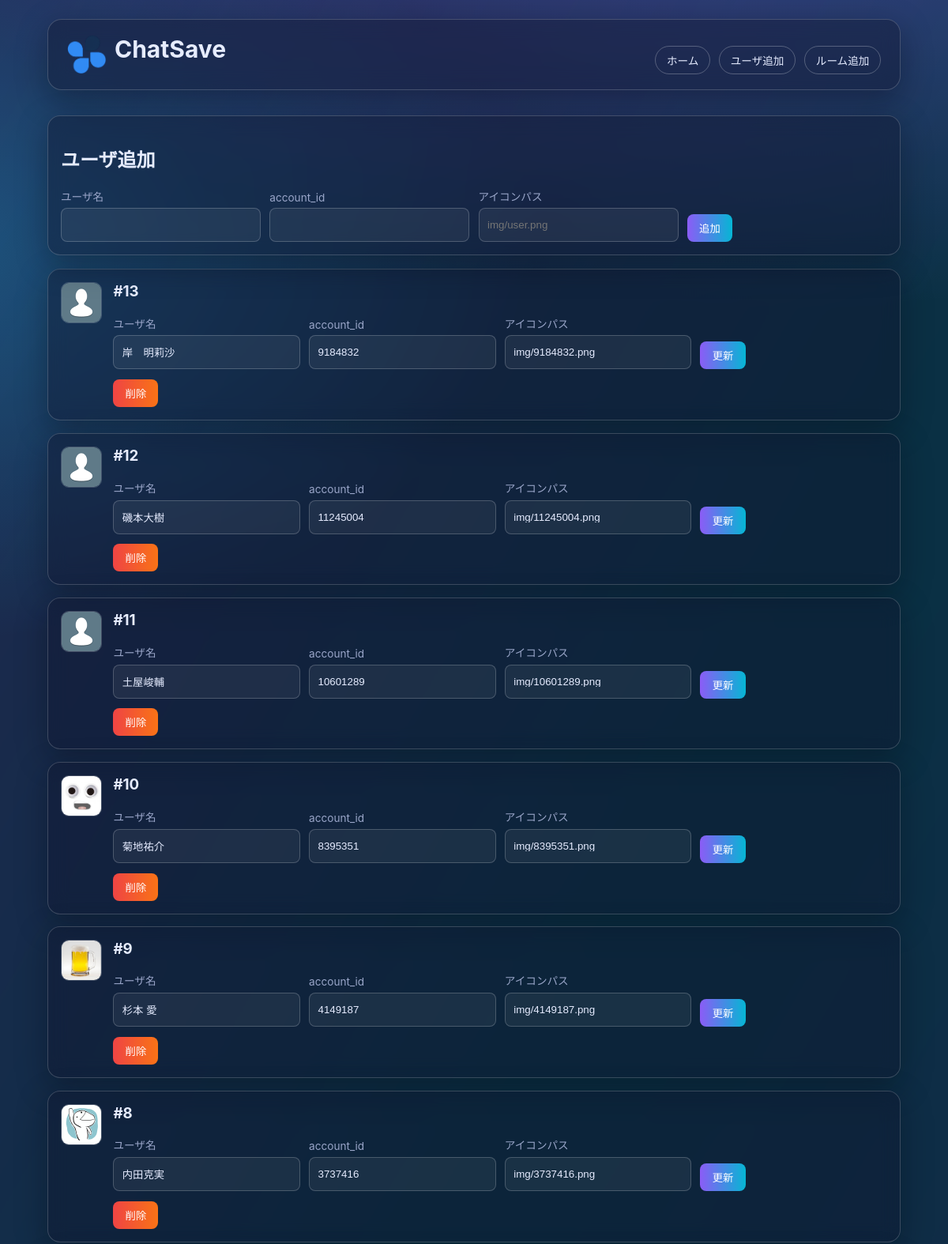
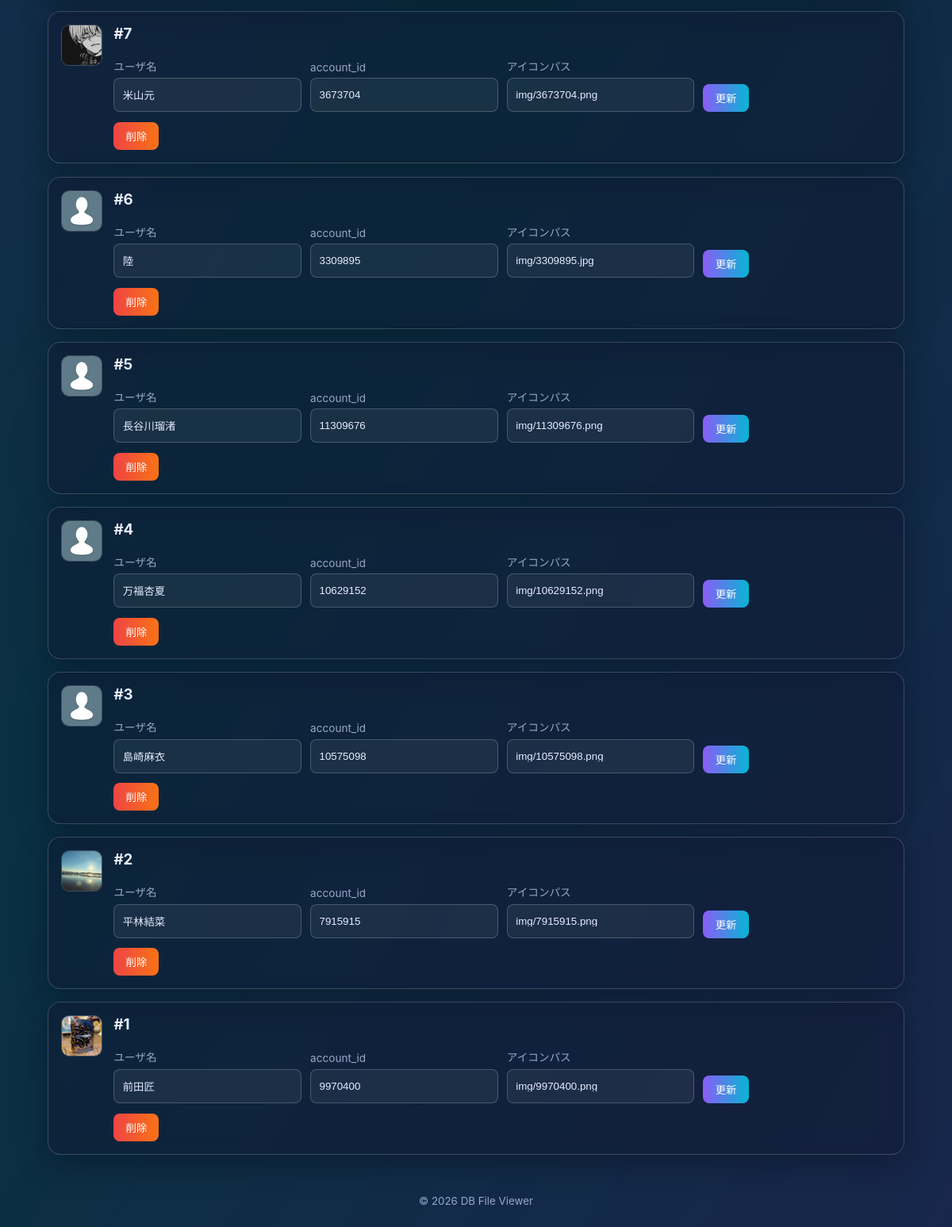
The page /users.php on the database its author committed (2 pictures, top to bottom).
### tables this page shows
CREATE TABLE users (
            id INTEGER PRIMARY KEY AUTOINCREMENT,
            user_name TEXT NOT NULL,
            account_id TEXT NOT NULL,
            user_icon TEXT
        );

### users.php (the view, shortened to what this page needs)
<?php
$pdo = get_db();
$users = $pdo->query('SELECT id, user_name, account_id, user_icon FROM users ORDER BY id DESC')->fetchAll(PDO::FETCH_ASSOC);
include __DIR__ . '/header.php';
?>
<section class="card glass form-card">
  <h2>ユーザ追加</h2>
  <form method="post" class="admin-form horizontal-form">
    <label>ユーザ名<input type="text" name="user_name" required></label>
    <label>account_id<input type="text" name="account_id" required></label>
    <label>アイコンパス<input type="text" name="user_icon" placeholder="img/user.png"></label>
    <button type="submit">追加</button>
  </form>
</section>
<section class="cards" aria-label="ユーザ一覧">
  <?php foreach ($users as $user): ?>
    <article class="card glass card-with-icon">
      <?php if (trim((string)$user['user_icon']) !== ''): ?>
        <img
          class="entity-preview"
          src="<?php echo htmlspecialchars($user['user_icon'], ENT_QUOTES, 'UTF-8'); ?>"
          alt="<?php echo htmlspecialchars($user['user_name'], ENT_QUOTES, 'UTF-8'); ?>"
          onerror="this.onerror=null;this.src='img/noimage.png';"
        >
      <?php endif; ?>
      <div class="card-main">
        <h3>#<?php echo (int)$user['id']; ?></h3>
        <form method="post" class="admin-form inline-form horizontal-form">
          <label>ユーザ名<input type="text" name="user_name" value="<?php echo htmlspecialchars($user['user_name'], ENT_QUOTES, 'UTF-8'); ?>" required></label>
          <label>account_id<input type="text" name="account_id" value="<?php echo htmlspecialchars($user['account_id'], ENT_QUOTES, 'UTF-8'); ?>" required></label>
          <label>アイコンパス<input type="text" name="user_icon" value="<?php echo htmlspecialchars($user['user_icon'], ENT_QUOTES, 'UTF-8'); ?>"></label>
          <div class="form-actions">
            <button type="submit">更新</button>
          </div>
        </form>
        <form method="post" onsubmit="return confirm('このユーザを削除しますか？');">
          <button type="submit" class="danger">削除</button>
        </form>
      </div>
    </article>
  <?php endforeach; ?>
</section>
<?php include __DIR__ . '/footer.php'; ?>

### style/style.css (style rules this page uses)
:root { --bg: #0b1020; --text: #e6ecff; --muted: #9aa6c9; --card: rgba(16, 22, 45, 0.40); --border: rgba(255, 255, 255, 0.18); --accent-a: #8b5cf6; --accent-b: #06b6d4; }
* { box-sizing: border-box; }
body { margin: 0; min-height: 100vh; font-family: "Inter", "Noto Sans JP", system-ui, sans-serif; color: var(--text); background: radial-gradient(1200px 700px at 85% -10%, rgba(139, 92, 246, 0.45), transparent), radial-gradient(800px 500px at -10% 10%, rgba(6, 182, 212, 0.35), transparent), var(--bg); overflow-x: hidden; }
.glass { background: var(--card); border: 1px solid var(--border); backdrop-filter: blur(12px); -webkit-backdrop-filter: blur(12px); box-shadow: 0 12px 38px rgba(5, 8, 20, .35); }
.cards { display: flex; grid-template-columns: repeat(auto-fit, minmax(270px, 1fr)); gap: 1rem; flex-direction: column; position: relative; z-index: 1; }
.card { border-radius: 16px; padding: 1rem; transform: translateY(6px); opacity: 0; animation: slideUp .55s ease forwards; animation-delay: var(--delay, 0ms); transition: transform .2s ease, border-color .2s ease; }
.card h3 { margin-top: 0; }
.form-card { margin-bottom: 1rem; position: relative; z-index: 40; }
.admin-form { display: grid; gap: .7rem; }
.admin-form label { display: grid; gap: .35rem; font-size: .85rem; color: var(--muted); }
.admin-form input { border-radius: 8px; border: 1px solid rgba(255,255,255,.2); padding: 13px .65rem; background: rgba(255,255,255,.06); color: var(--text); }
button { width: fit-content; border: 0; border-radius: 8px; padding: .5rem .95rem; cursor: pointer; color: #fff; background: linear-gradient(90deg, var(--accent-a), var(--accent-b)); }
button.danger { margin-top: .8rem; background: linear-gradient(90deg, #ef4444, #f97316); }
.horizontal-form { grid-template-columns: repeat(auto-fit, minmax(180px, 1fr)); align-items: end; }
.horizontal-form .form-actions { align-self: end; }
.card-with-icon { display: flex; gap: .9rem; align-items: flex-start; }
.entity-preview { width: 52px; height: 52px; border-radius: 10px; object-fit: cover; border: 1px solid rgba(255, 255, 255, .2); flex: 0 0 52px; }
.card-main { flex: 1; min-width: 0; }

### rows shown on the page
users: id "13", user_name "岸 明莉沙", account_id "9184832", user_icon "img/9184832.png"
users: id "12", user_name "磯本大樹", account_id "11245004", user_icon "img/11245004.png"
users: id "11", user_name "土屋峻輔", account_id "10601289", user_icon "img/10601289.png"
users: user_icon (picture), id "10", user_name "菊地祐介", account_id "8395351", user_icon "img/8395351.png"
users: user_icon (picture), id "9", user_name "杉本 愛", account_id "4149187", user_icon "img/4149187.png"
users: user_icon (picture), id "8", user_name "内田克実", account_id "3737416", user_icon "img/3737416.png"
users: user_icon (picture), id "7", user_name "米山元", account_id "3673704", user_icon "img/3673704.png"
users: id "6", user_name "陸", account_id "3309895", user_icon "img/3309895.jpg"
users: user_icon (picture), id "5", user_name "長谷川瑠渚", account_id "11309676", user_icon "img/11309676.png"
users: user_icon (picture), id "4", user_name "万福杏夏", account_id "10629152", user_icon "img/10629152.png"
users: user_icon (picture), id "3", user_name "島崎麻衣", account_id "10575098", user_icon "img/10575098.png"
users: user_icon (picture), id "2", user_name "平林結菜", account_id "7915915", user_icon "img/7915915.png"
users: user_icon (picture), id "1", user_name "前田匠", account_id "9970400", user_icon "img/9970400.png"
